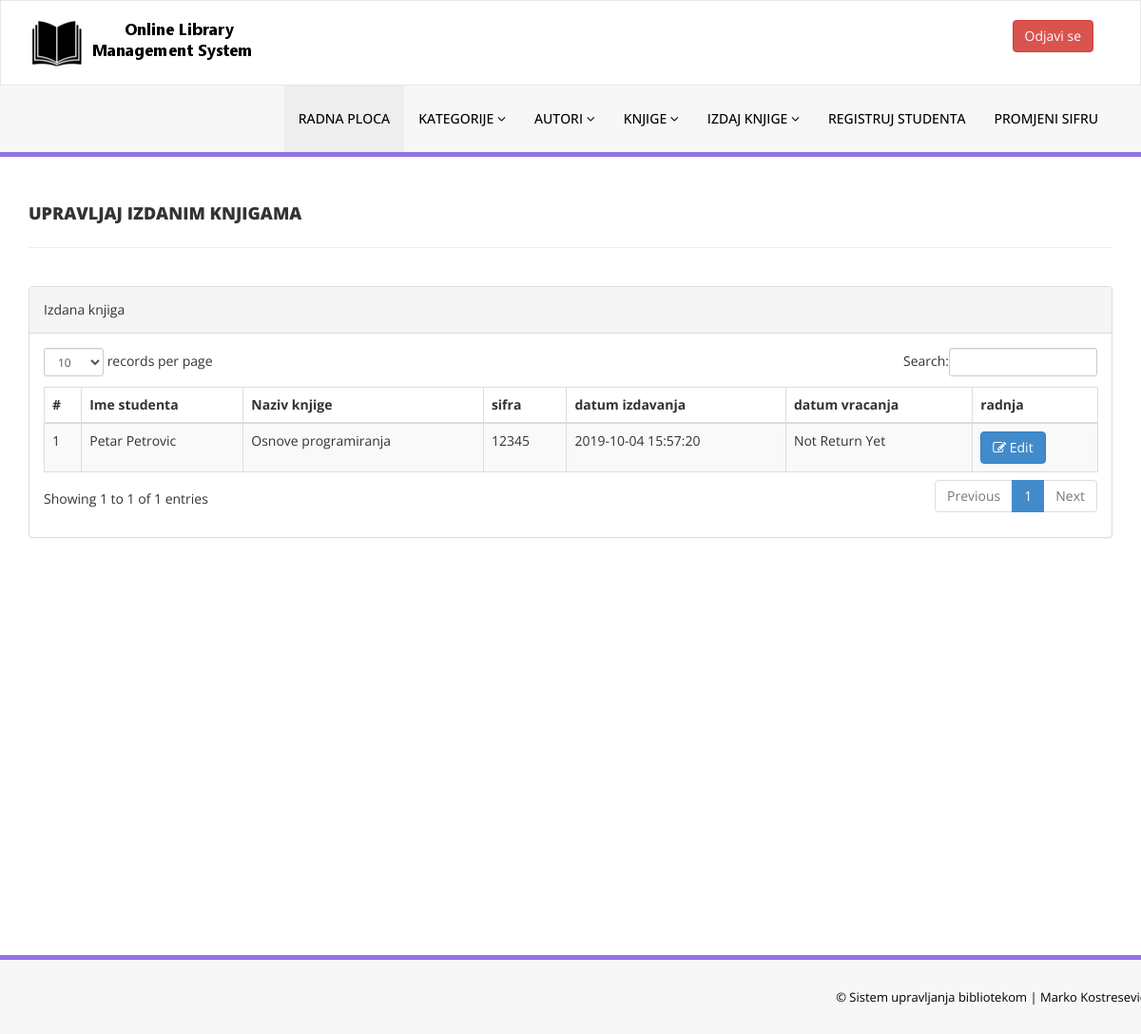
Screenshot of /admin/manage-issued-books.php (signed in) with the database file from the repository.
### tables this page shows
CREATE TABLE `tblissuedbookdetails` (
  `id` int(11) NOT NULL,
  `BookId` int(11) DEFAULT NULL,
  `StudentID` varchar(150) DEFAULT NULL,
  `IssuesDate` timestamp NULL DEFAULT current_timestamp(),
  `ReturnDate` timestamp NULL DEFAULT NULL ON UPDATE current_timestamp(),
  `RetrunStatus` int(1) DEFAULT NULL,
  `fine` int(11) DEFAULT NULL
);

CREATE TABLE `tblstudents` (
  `id` int(11) NOT NULL,
  `StudentId` varchar(100) DEFAULT NULL,
  `FullName` varchar(120) DEFAULT NULL,
  `EmailId` varchar(120) DEFAULT NULL,
  `MobileNumber` char(11) DEFAULT NULL,
  `Password` varchar(120) DEFAULT NULL,
  `Status` int(1) DEFAULT NULL,
  `RegDate` timestamp NULL DEFAULT current_timestamp(),
  `UpdationDate` timestamp NULL DEFAULT NULL ON UPDATE current_timestamp()
);

CREATE TABLE `tblbooks` (
  `id` int(11) NOT NULL,
  `BookName` varchar(255) DEFAULT NULL,
  `CatId` int(11) DEFAULT NULL,
  `AuthorId` int(11) DEFAULT NULL,
  `ISBNNumber` int(11) DEFAULT NULL,
  `BookPrice` int(11) DEFAULT NULL,
  `RegDate` timestamp NULL DEFAULT current_timestamp(),
  `UpdationDate` timestamp NULL DEFAULT NULL ON UPDATE current_timestamp()
);

### admin/manage-issued-books.php (the view, shortened to what this page needs)
<?php
include('includes/config.php');
if(strlen($_SESSION['alogin'])==0)
    {
header('location:index.php');
}
else{
    ?>
<!DOCTYPE html>
<html xmlns="http://www.w3.org/1999/xhtml">
<head>
    <link href="assets/css/bootstrap.css" rel="stylesheet" />
    <link href="assets/css/font-awesome.css" rel="stylesheet" />
    <link href="assets/js/dataTables/dataTables.bootstrap.css" rel="stylesheet" />
    <link href="assets/css/style.css" rel="stylesheet" />
</head>
<body>
<?php include('includes/header.php');?>
    <div class="content-wrapper">
         <div class="container">
        <div class="row pad-botm">
            <div class="col-md-12">
                <h4 class="header-line">Upravljaj izdanim knjigama</h4>
    </div>
     <div class="row">
</div>
        </div>
            <div class="row">
                <div class="col-md-12">
                    <div class="panel panel-default">
                        <div class="panel-heading">
                          Izdana knjiga
                        </div>
                        <div class="panel-body">
                            <div class="table-responsive">
                                <table class="table table-striped table-bordered table-hover" id="dataTables-example">
                                    <thead>
                                        <tr>
                                            <th>#</th>
                                            <th>Ime studenta</th>
                                            <th>Naziv knjige</th>
                                            <th>sifra </th>
                                            <th>datum izdavanja</th>
                                            <th>datum vracanja</th>
                                            <th>radnja</th>
                                        </tr>
                                    </thead>
                                    <tbody>
<?php $sql = "SELECT tblstudents.FullName,tblbooks.BookName,tblbooks.ISBNNumber,tblissuedbookdetails.IssuesDate,tblissuedbookdetails.ReturnDate,tblissuedbookdetails.id as rid from  tblissuedbookdetails join tblstudents on tblstudents.StudentId=tblissuedbookdetails.StudentId join tblbooks on tblbooks.id=tblissuedbookdetails.BookId order by tblissuedbookdetails.id desc";
$query = $dbh -> prepare($sql);
$query->execute();
$results=$query->fetchAll(PDO::FETCH_OBJ);
$cnt=1;
if($query->rowCount() > 0)
{
foreach($results as $result)
{               ?>
                                        <tr class="odd gradeX">
                                            <td class="center"><?php echo htmlentities($cnt);?></td>
                                            <td class="center"><?php echo htmlentities($result->FullName);?></td>
                                            <td class="center"><?php echo htmlentities($result->BookName);?></td>
                                            <td class="center"><?php echo htmlentities($result->ISBNNumber);?></td>
                                            <td class="center"><?php echo htmlentities($result->IssuesDate);?></td>
                                            <td class="center"><?php if($result->ReturnDate=="")
                                            {
                                                echo htmlentities("Not Return Yet");
                                            } else {
                                            echo htmlentities($result->ReturnDate);
}
                                            ?></td>
                                            <td class="center">
                                            <a href="update-issue-bookdeails.php?rid=<?php echo htmlentities($result->rid);?>"><button class="btn btn-primary"><i class="fa fa-edit "></i> Edit</button>
                                            </td>
                                        </tr>
 <?php $cnt=$cnt+1;}} ?>
                                    </tbody>
                                </table>
                            </div>
                        </div>
                    </div>
                </div>
            </div>
    </div>
    </div>
  <?php include('includes/footer.php');?>
</body>
</html>
<?php } ?>

### admin/assets/css/style.css (style rules this page uses)
.content-wrapper { margin-top: 40px; min-height:800px; padding-bottom:90px; }
.header-line { font-weight:900; padding-bottom:25px; border-bottom:1px solid #eeeeee; text-transform:uppercase; }
.pad-botm { padding-bottom:30px; }

### rows the page displays
tblissuedbookdetails: tblstudents.FullName "Petar Petrovic", BookId.BookName "Osnove programiranja", BookId.ISBNNumber "12345", IssuesDate "2019-10-04 15:57:20"
